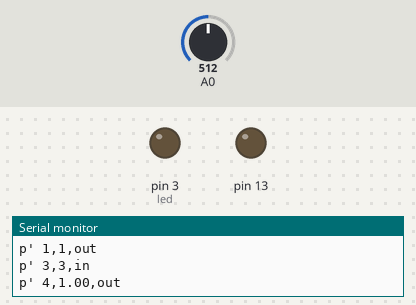
Bench run of a sketch on a simulated Arduino Uno, built with avr-gcc and run on an emulated ATmega328P. Parts: output pins drawn as LEDs (lit = HIGH), the last lines printed to the serial monitor. Inputs (shaded band) come from the test bench; at power-on: A0 = 512.

Above: at 0.05 s.
At 1.2 s:
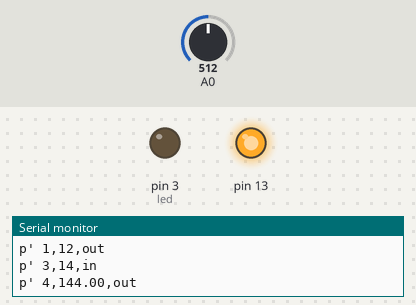
1.3 s: A0 set to 985
2.8 s: A0 set to 1015
Timing chart, 0 to 5.8 s (numbered marks = the images above; inputs shaded):
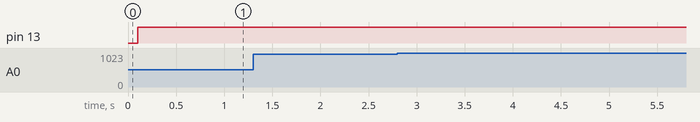

The sketch:

serial.ino
```cpp
int x = 0;
int counter = 0;
int led = 3;
int debugPins[13]; //required

void setup(){
  Serial.begin(115200);
  pinMode(led, OUTPUT);
}

void loop(){
//  String printOut = "Hi me";
 //String printOut = "sensorValue=" + String(sensorValue) + ", analogOut=" + String(analogOut);
  doIt();
  doIt4();
//  doIt2();
//  doIt3();
}

void doIt4(){
 printD(0,true,true);
}

void doIt3(){
  printDTherm(0,true,true);
  delay(500);
}

void doIt2(){
  digitalWrite(led, HIGH);
  printD(led,false,false);
  delay(5000);
  digitalWrite(led,LOW);
  printD(led,false,false);
  delay(5000);
}

void doIt(){
   x = x + 1;
 String po2;
 counter = counter += 1;
 if(x==25){
   x=0;
 }
 if(counter>50){
   po2 = "p' 2,"+ String(x*(25-x)) + ",out";
   Serial.println(po2);
 }
 String printOut = "p' 1,"+ String(x) + ",out";
 Serial.println(printOut);
 printOut = "p' 3,"+ String(x^2) + ",in";
 Serial.println(printOut);
  printOut = "p' 4,";
  Serial.print(printOut);
  Serial.print(pow(x,2));
  Serial.println(",out");
 delay(100);
 if(counter%100 == 0){
   Serial.println("Counter has reached: "+ String(counter));
   counter = 50;
 }
   myAnalogWrite(13,255-((x*x)*(-1*(x%2))));
   printD(13,true,false);
 }


void myAnalogWrite(int port, int val){
  analogWrite(port,val);
  debugPins[port-1] = val;
}

//Prints to serial the value from a port.
void printD(int port, boolean analogue, boolean in){
  int sensorValue = 0;
  String io = "";
  if(in){
    io = "in";
    if(analogue){
     sensorValue = analogRead(port);
    }else{
     sensorValue = digitalRead(port);
    }
  }else{
    io = "out";
    if(analogue){
      sensorValue = debugPins[port-1];
    }else{
      sensorValue = digitalRead(port);
    }
  }
//  Serial.println(PORTB);
//  Serial.println("Port was: "+String(sensorValue));
  Serial.print("p' ");
  Serial.print(String(port));
  Serial.print(",");
  Serial.print(sensorValue);
  Serial.print(",");
  Serial.println(io);

}

//    if(port>0 && port<8){
//      sensorValue = bitRead(PORTD,port);
//    }else if(port>7 && port<13){
//      sensorValue = bitRead(PORTB,port);
//    }


void printDTherm(int port, boolean analogue, boolean in){
    int sensorValue = 0;
  String io = "";
  if(in){
    io = "in";
    if(analogue){
     sensorValue = analogRead(port);
    }else{
     sensorValue = digitalRead(port);
    }
  }else{
    io = "out";
//    if(port>0 && port<8){
//      sensorValue = bitRead(PORTD,port);
//    }else if(port>7 && port<13){
//      sensorValue = bitRead(PORTB,port);
//    }
  sensorValue = digitalRead(port);

  }
  Serial.println(sensorValue);
  Serial.println(Thermister(sensorValue));
//  Serial.println("Port was: "+String(sensorValue));
  Serial.print("p' ");
  Serial.print(String(port));
  Serial.print(",");
  Serial.print(Thermister(sensorValue));
  Serial.print(",");
  Serial.println(io);
}


double Thermister (int RawADC) {
double Temp;
Temp = log (((10240000/RawADC) - 10000));
Temp = 1 / (0.001129148 + (0.000234125 + (0.0000000876741 * Temp * Temp)) * Temp);
Temp = Temp - 273.15; // Convert Kelvin to Celcius
return Temp;
}
```
